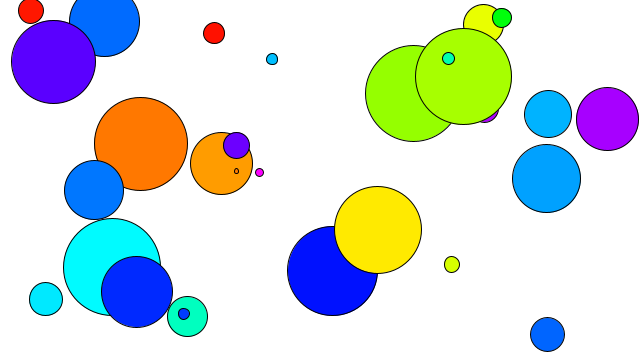
Frame 1 (no input)
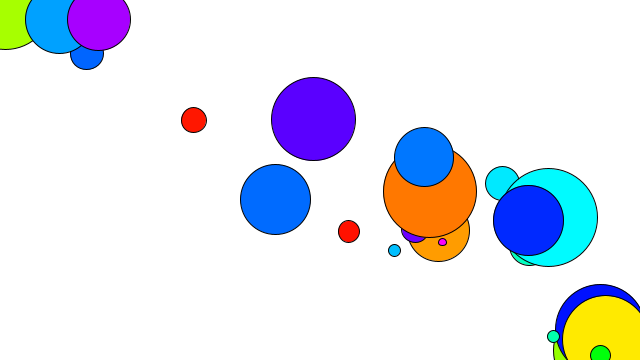
Frame 60 (the mouse pressed at the canvas centre just before this capture)
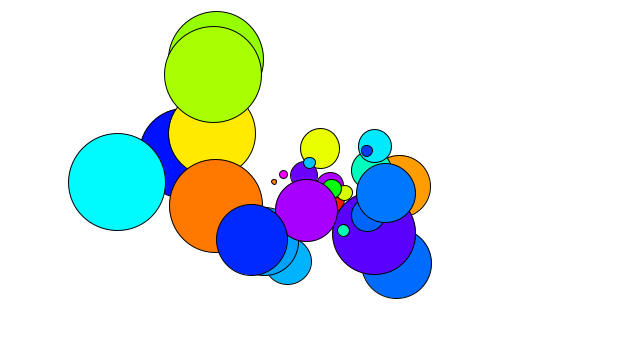
Frame 120 (the mouse held since frame 60 and released just before this capture)

The Processing sketch that drew these frames (run headless with seeded random() and noise(); from frame 60 on, the mouse is pressed at the canvas centre):

// Processing sketch: processing_170804
// ── processing_170804.pde

/////////////////////////////////////////////////////////////////////////////
// Example 1.11: Motion 101 加速度の対話的処理(シフマン, p.50)
// 複数物体（多体）
/////////////////////////////////////////////////////////////////////////////
////////// 大域変数宣言エリア
////Mover mover;  //大域変数の宣言（Mover型の「変数」 mover）
int N = 30;
Mover[] movers = new Mover[N];
 
////////// セットアップエリア
void setup(){
  size(640,360);       //表示窓サイズの指定
  ////mover = new Mover(); //オブジェクト（インスタンス）moverの生成
  for(int i = 0; i < movers.length; i++){
    movers[i] = new Mover();
  }
  colorMode(HSB);
}
 
////////// メインルーチン（無限ループ）
void draw(){
  background(255);    //背景色を白色に
  
  for(int i = 0; i < movers.length; i++){
    movers[i].update();     //オブジェクトmoverの状態の更新
    movers[i].checkEdges(); //窓の端かどうかをチェック
    movers[i].display();    //表示
  }
}
 
///////////////////// 関数やクラスの定義エリア
class Mover{ //// クラスMoverの定義
  PVector location;     //位置（PVector型）
  PVector velocity;     //速度（PVector型）
  PVector acceleration; //加速度（PVector型）
  float   topspeed;     //速度の大きさ制限（float型）
  float   mass;         //質量
  int   hue;          //色
  
  Mover(){ //コンストラクタ（初期状態の設定に用いられる）
    location = new PVector(random(width), random(height)); //初期位置の設定
    velocity = new PVector(0,0);               //初期速度の設定
    topspeed = 10;  //速度制限
    mass = random(1,100);
    hue = (int)random(255);
  }
  
  void update(){ //状態更新メソッド
    float scl = 1.0 - mass / 150;
    PVector mouse = new PVector(mouseX, mouseY); //マウスポインタの位置ベクトル
    PVector dir = PVector.sub(mouse,location);   ////「static」
    dir.normalize();     //正規化
    dir.mult(scl);       //スケーリング
    acceleration = dir;  //加速
    
    velocity.add(acceleration); //速度は加速度によって変化する
    velocity.limit(topspeed);   //速度は topspeed によって制限される
    location.add(velocity);     //位置は速度によって変化する
  }
  
  void display(){ //表示用メソッド
    stroke(0);
    fill(hue,255,255);
    ellipse(location.x, location.y, mass, mass);
  }
  
  void checkEdges(){ //窓の端かどうかをチェックするためのメソッド
    if(location.x > width){     //もしも右にはみ出したら
      location.x = 0;
    } else if(location.x < 0){  //もしも左にはみ出したら
      location.x = width;
    }
    
    if(location.y > height){    //もしも下にはみ出したら
      location.y = 0;
    } else if(location.y < 0){  //もしも上にはみ出したら
      location.y = height;
    }
  }
}
